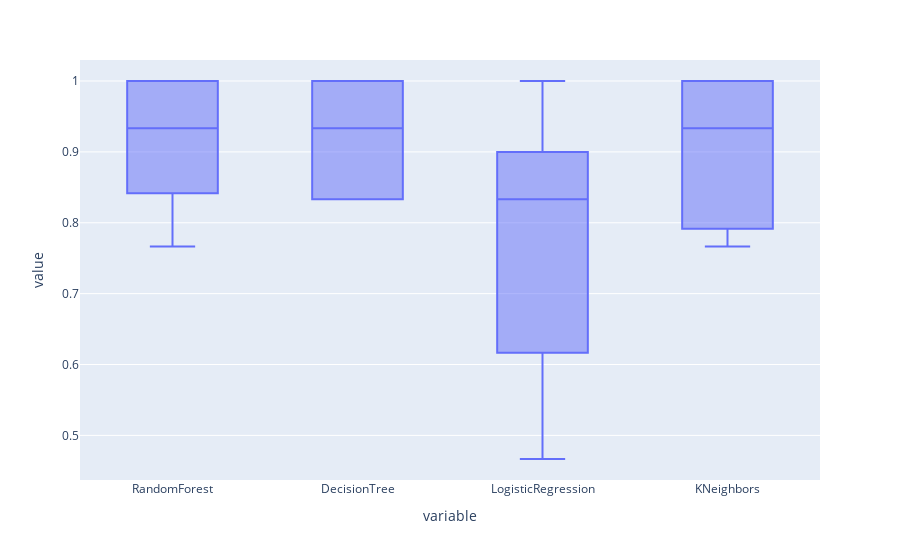

Notebook code cell kept with this figure:
### Code cell
# 9. 8번의 상황에서 각 모델별 cv score를 boxplot으로 그려서 비교해주세요. 여러분들은 어떤 모델이 가장 좋다고 생각하나요? 간단히 적어주세요.

transpose_df = np.transpose(scores_df)
fig = px.box(transpose_df.iloc[0:5])
fig.show()

### Figure 1 — Plotly figure (JSON) as saved in the notebook; plotly's stock layout.template omitted (floating-point values rounded to 4 significant figures)
{"data": [{"alignmentgroup": "True", "hovertemplate": "variable=%{x}<br>value=%{y}<extra></extra>", "legendgroup": "", "marker": {"color": "#636efa"}, "name": "", "notched": false, "offsetgroup": "", "orientation": "v", "showlegend": false, "type": "box", "x": ["RandomForest", "RandomForest", "RandomForest", "RandomForest", "RandomForest", "DecisionTree", "DecisionTree", "DecisionTree", "DecisionTree", "DecisionTree", "LogisticRegression", "LogisticRegression", "LogisticRegression", "LogisticRegression", "LogisticRegression", "KNeighbors", "KNeighbors", "KNeighbors", "KNeighbors", "KNeighbors"], "x0": " ", "xaxis": "x", "y": [1, 1, 0.8667, 0.9333, 0.7667, 1, 1, 0.8333, 0.9333, 0.8333, 1, 0.8333, 0.4667, 0.8667, 0.6667, 1, 1, 0.8, 0.9333, 0.7667], "y0": " ", "yaxis": "y"}], "layout": {"boxmode": "group", "legend": {"tracegroupgap": 0}, "margin": {"t": 60}, "xaxis": {"anchor": "y", "domain": [0, 1], "title": {"text": "variable"}}, "yaxis": {"anchor": "x", "domain": [0, 1], "title": {"text": "value"}}}}
